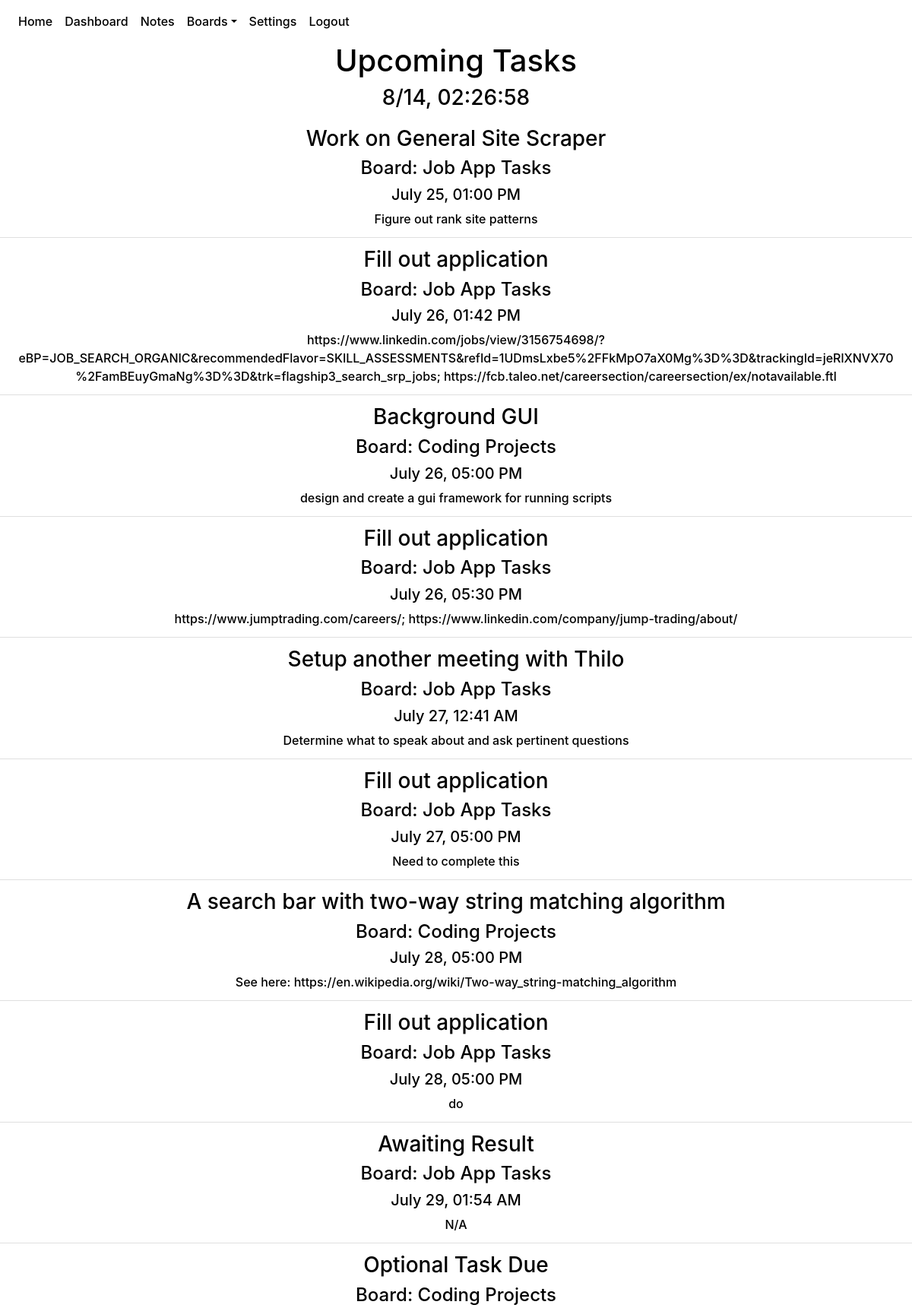
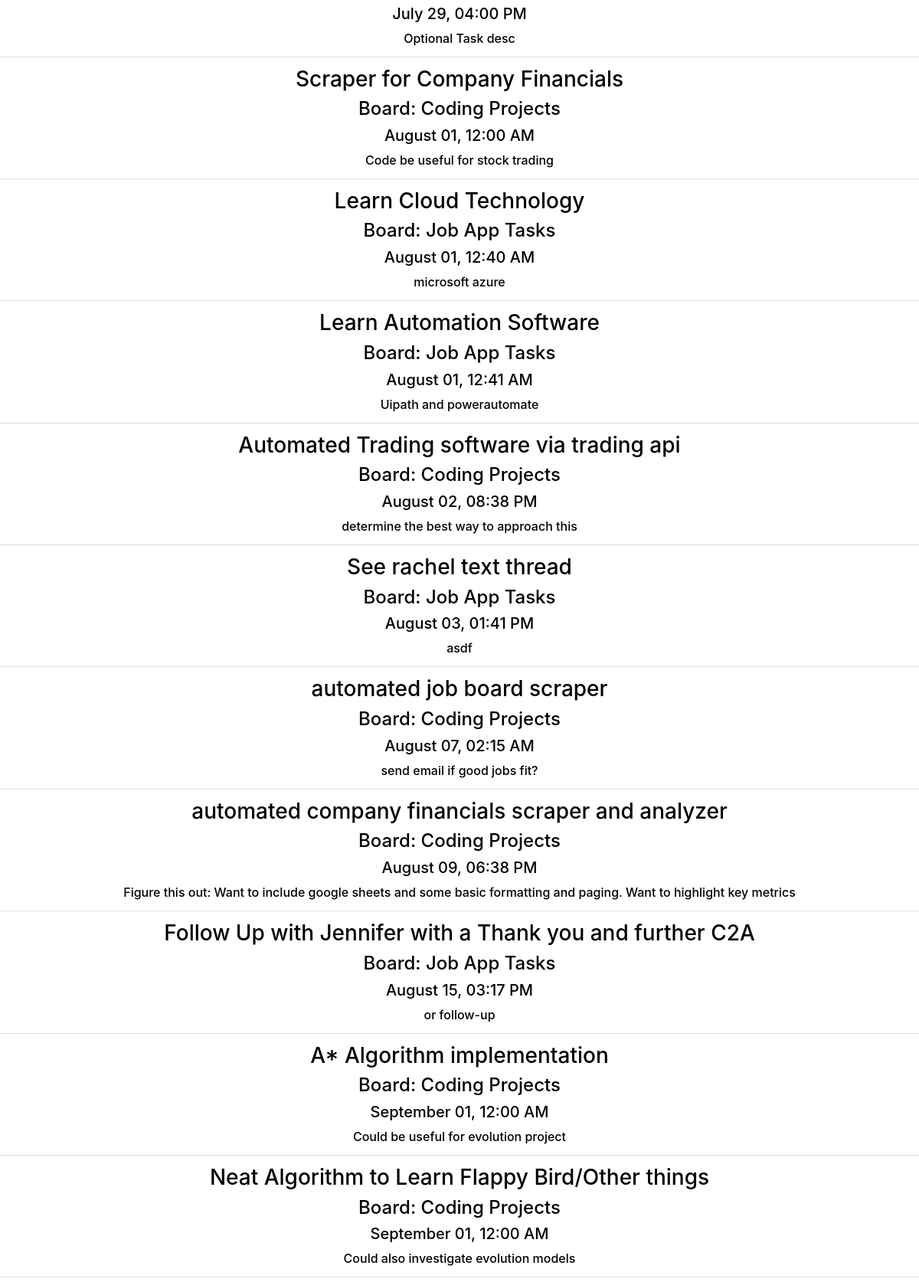
The page /dashboard (signed in, upper part) on the database its author committed (2 pictures, top to bottom).
### website/models.py (models this page shows)
class Task(db.Model):
    id = db.Column(db.Integer, primary_key = True)
    created = db.Column(db.DateTime(timezone = True), default = func.now())
    last_modified = db.Column(db.DateTime(timezone = True), default = func.now())
    due_date = db.Column(db.DateTime(timezone = True))
    name = db.Column(db.String(100))
    description = db.Column(db.String(10000))
    completed = db.Column(db.Boolean, default = False)
    category = db.Column(db.Integer, db.ForeignKey('category.id'))
    board = db.Column(db.Integer, db.ForeignKey('board.id'))
    subtasks = db.relationship('Subtask')
    user_id = db.Column(db.Integer, db.ForeignKey('user.id'))

class Board(db.Model):
    id = db.Column(db.Integer, primary_key = True)
    name = db.Column(db.String(100))
    date = db.Column(db.DateTime(timezone=True), default=func.now())
    category_num = db.Column(db.Integer)
    categories = db.relationship('Category')
    tasks = db.relationship('Task')
    user_id = db.Column(db.Integer, db.ForeignKey('user.id'))

### website/views.py (the view)
@views.route('/dashboard', methods=['GET'])
@login_required
def dashboard():
    boards = {}
    for board in current_user.boards:
        boards[board.id] = board.name
    return render_template("dashboard.html", user=current_user, boards = boards)

### website/__init__.py (called while the page is built)
def create_app():
    app = Flask(__name__)
    app.config['SECRET_KEY'] = urandom(12).hex()
    app.config['SQLALCHEMY_DATABASE_URI'] = f'sqlite:///{DB_NAME}'
    app.config['SQLALCHEMY_TRACK_MODIFICATIONS'] = False
    db.init_app(app)
    from .views import views
    from .auth import auth
    app.register_blueprint(views, url_prefix='/')
    app.register_blueprint(auth, url_prefix='/')
    from .models import User, Note, Board, Task, Category
    create_database(app)
    login_manager = LoginManager()
    login_manager.login_view = 'auth.login'
    login_manager.init_app(app)
    @login_manager.user_loader
    def load_user(id):
        return User.query.get(id)
    return app

### website/templates/dashboard.html (shortened to what this page needs)
{% extends "base.html" %} {% block title %}Dashboard{% endblock %}
{% block style%}
<link rel="stylesheet" href="{{ url_for('static', filename = 'dashboard.css') }}" />
{% endblock %}
{% block content%}
<h1 align="center">Upcoming Tasks</h1>
<h3 align="center" id="current-time"></h3>
<ul class="list-group list-group-flush" id="upcoming-tasks">
{% for task in user.tasks|sort(attribute='name')|sort(attribute='due_date') %}
    {% if not task.completed %}
    <li align="center" class="list-group-item">
        <h3 class="task-name"><a href="/boards/{{task.board}}/{{task.category}}/{{task.id}}">{{task.name}}</a></h3>
        <h4 class="parent-board"><a href="/boards/{{task.board}}">Board: {{boards[task.board]}}</a></h4>
        <h5 class="task-due">{{task.due_date.strftime('%B %d, %I:%M %p')}}</h5>
        <span class="description">{{task.description}}</span>
    </li>
    {% endif %}
{% endfor %}
</ul>
{% endblock %}

### website/static/base.css (style rules this page uses)
html { height: 100vh; min-width: 99vw; max-width: 100vw; background-color: var(--navbar-background-color); }
:root { --background-color: #343a40; --text-color: #ffffff; --navbar-text-color: #9a9da0; --navbar-highlight-color: #ffffff; --navbar-background-color: #343a40; --button-text-color: #ffffff; --confirm-button-color: #007bff; --cancel-button-color: #6c757d; --delete-button-color: #ff0000; --create-screen-filter:rgba(0,0,255,.4); --delete-screen-filter:rgba(255,0,0,.6); --font-family: -apple-system, BlinkMacSystemFont,'Segoe UI',Roboto,'Helvetica Neue',Arial,'Noto Sans',sans-serif,'Apple Color Emoji','Segoe UI Emoji','Segoe UI Symbol','Noto Color Emoji'; --font-style: none; --font-weight: 500; }
body { width: 100%; min-height: 100vh; color: var(--text-color); background-color: var(--navbar-background-color); font-weight: var(--font-weight); font-family: var(--font-family); font-style: var(--font-style); }
h1, h2, h3, h4, h5, h6, p, div, a, li.list-group-item { color: var(--text-color); background-color: var(--background-color); font-weight: var(--font-weight); font-family: var(--font-family); font-style: var(--font-style); }

### website/static/dashboard.css (style rules this page uses)
span.description { word-wrap: break-word; }

### rows shown on the page
Task: name "Work on General Site Scraper", board.name "Job App Tasks", due_date "July 25, 01:00 PM", description "Figure out rank site patterns"
Task: name "Fill out application", board.name "Job App Tasks", due_date "July 26, 01:42 PM", description "https://www.linkedin.com/jobs/view/3156754698/?eBP=JOB_SEARCH_ORGANIC&recommendedFlavor=SKILL_ASSESSMENTS&refId=1UDmsLxbe5%2FFkMpO7aX0Mg%3D%3D&trackingId=jeRlXNVX70%2FamBEuyGmaNg%3D%3D&trk=flagship3_search_srp_jobs; https://fcb.taleo.net/careersection/careersection/ex/notavailable.ftl"
Task: name "Background GUI", board.name "Coding Projects", due_date "July 26, 05:00 PM", description "design and create a gui framework for running scripts"
Task: name "Fill out application", board.name "Job App Tasks", due_date "July 26, 05:30 PM", description "https://www.jumptrading.com/careers/; https://www.linkedin.com/company/jump-trading/about/"
Task: name "Setup another meeting with Thilo", board.name "Job App Tasks", due_date "July 27, 12:41 AM", description "Determine what to speak about and ask pertinent questions"
Task: name "Fill out application", board.name "Job App Tasks", due_date "July 27, 05:00 PM", description "Need to complete this"
Task: name "A search bar with two-way string matching algorithm", board.name "Coding Projects", due_date "July 28, 05:00 PM", description "See here: https://en.wikipedia.org/wiki/Two-way_string-matching_algorithm"
Task: name "Fill out application", board.name "Job App Tasks", due_date "July 28, 05:00 PM", description "do"
Task: name "Awaiting Result", board.name "Job App Tasks", due_date "July 29, 01:54 AM", description "N/A"
Task: name "Optional Task Due", board.name "Coding Projects", due_date "July 29, 04:00 PM", description "Optional Task desc"
Task: name "Scraper for Company Financials", board.name "Coding Projects", due_date "August 01, 12:00 AM", description "Code be useful for stock trading"
Task: name "Learn Cloud Technology", board.name "Job App Tasks", due_date "August 01, 12:40 AM", description "microsoft azure"
Task: name "Learn Automation Software", board.name "Job App Tasks", due_date "August 01, 12:41 AM", description "Uipath and powerautomate"
Task: name "Automated Trading software via trading api", board.name "Coding Projects", due_date "August 02, 08:38 PM", description "determine the best way to approach this"
Task: name "See rachel text thread", board.name "Job App Tasks", due_date "August 03, 01:41 PM", description "asdf"
Task: name "automated job board scraper", board.name "Coding Projects", due_date "August 07, 02:15 AM", description "send email if good jobs fit?"
Task: name "automated company financials scraper and analyzer", board.name "Coding Projects", due_date "August 09, 06:38 PM", description "Figure this out: Want to include google sheets and some basic formatting and paging. Want to highlight key metrics"
Task: name "Follow Up with Jennifer with a Thank you and further C2A", board.name "Job App Tasks", due_date "August 15, 03:17 PM", description "or follow-up"
Task: name "A* Algorithm implementation", board.name "Coding Projects", due_date "September 01, 12:00 AM", description "Could be useful for evolution project"
Task: name "Neat Algorithm to Learn Flappy Bird/Other things", board.name "Coding Projects", due_date "September 01, 12:00 AM", description "Could also investigate evolution models"
